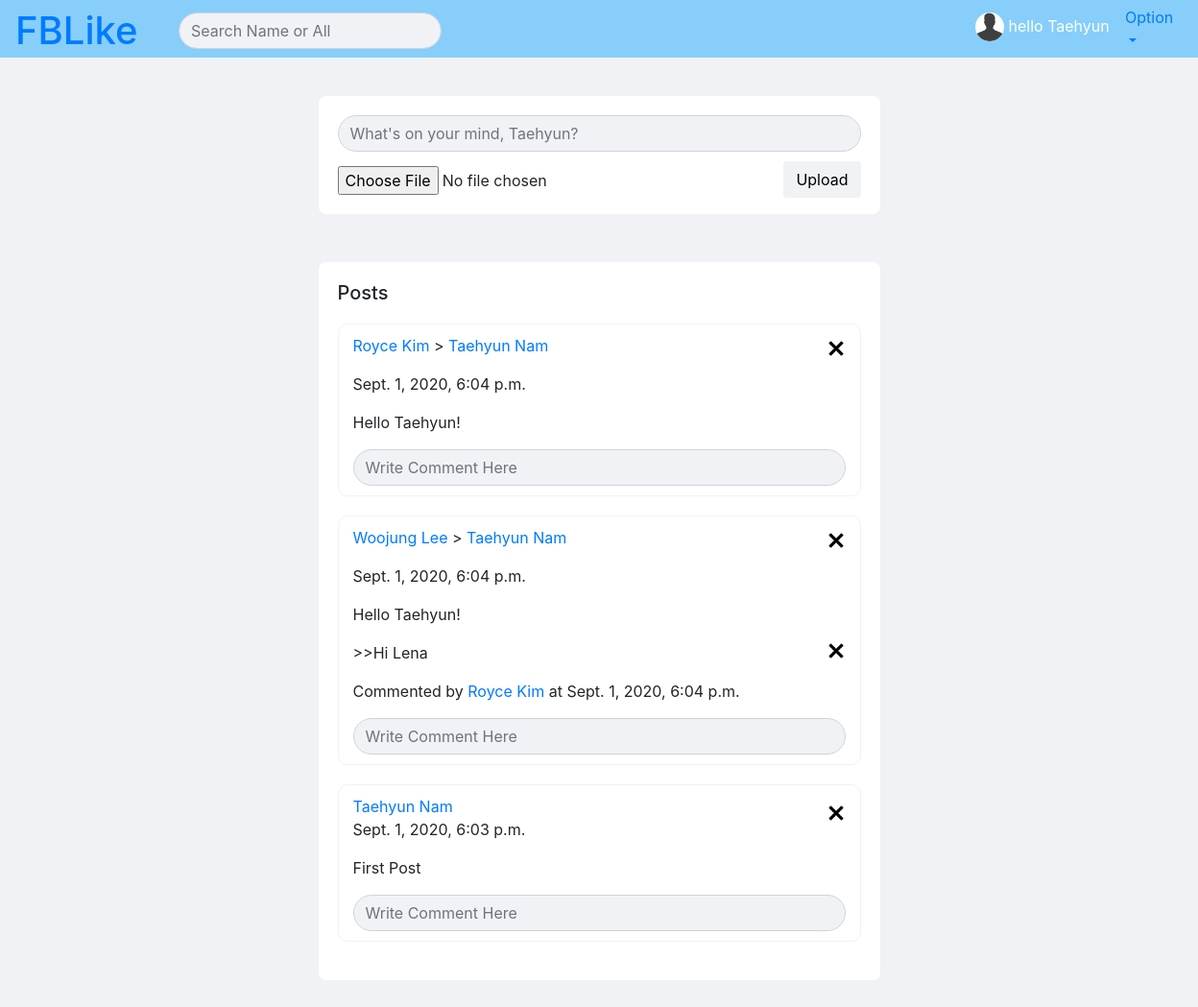
Page /home (signed in) on the committed database.
### fbApp/models.py (models this page shows, shortened)
class User(models.Model):
    firstName = models.CharField(max_length=255)
    lastName = models.CharField(max_length=255)
    email = models.CharField(max_length=255)
    password = models.CharField(max_length=255)
    hometown = models.CharField(max_length=255, default = None, blank=True, null=True)
    work = models.CharField(max_length=255, default = None, blank=True, null=True)
    home = models.CharField(max_length=255, default = None, blank=True, null=True)
    cover = models.ImageField(upload_to="", default='/coverdefault.jpg', blank=True, null=True)
    pic = models.ImageField(upload_to="", default='/Default.png', blank=True, null=True)
    relationships = models.ManyToManyField('User', through='Friend', symmetrical=False, related_name='friends')
    created_at = models.DateTimeField(auto_now_add=True)
    updated_at = models.DateTimeField(auto_now=True)
    objects = UserManager()

class Post(models.Model):
    content = models.TextField(max_length=255)
    image = models.FileField(upload_to="", default=None, blank=True, null=True)
    p_creater = models.ForeignKey(User, related_name="posts", on_delete=models.CASCADE)
    p_to = models.ForeignKey(User, related_name="post_by", on_delete=models.CASCADE)
    created_at = models.DateTimeField(auto_now_add=True)
    updated_at = models.DateTimeField(auto_now=True)

class Comment(models.Model):
    content = models.TextField(max_length=255)
    c_creater = models.ForeignKey(User, related_name="comments", on_delete=models.CASCADE)
    c_message = models.ForeignKey(Post, related_name="comments", on_delete=models.CASCADE)
    created_at = models.DateTimeField(auto_now_add=True)
    updated_at = models.DateTimeField(auto_now=True)

### fbApp/views.py (the view)
# urls.py: 2. Add a URL to urlpatterns:  path('', views.home, name='home')
def home(request):
    if 'loginid' not in request.session:
        return redirect('/')
    else:
        userinSession = User.objects.get(id = request.session['loginid'])
        getposts = Post.objects.all().order_by('-created_at')
        getcomment = Comment.objects.all()
        context = {
            'loggedinuser' : userinSession,
            'posts' : getposts,
            'comments' : getcomment
        }
    return render(request,'home.html', context)

### fbApp/templates/home.html (shortened to what this page needs)
<!DOCTYPE html>
<html lang="en">
<head>
</head>
<body style="background-color: #f0f2f5;">
    {% extends 'navbar.html' %}
    {% block content %}
    <div class="container">
      <div class="content" style="padding: 40px 25%">
        <div class="content_posting" style="margin-bottom: 20px;">
            <form action="/post" method="post" enctype="multipart/form-data">
                <input type="text" class="form-control" name="content" id="content" placeholder="What's on your mind, {{loggedinuser.firstName}}?" style="border-radius: 80px; width: 100%; background-color: #f0f2f5;">
                <input type="file" name="image" id="image" style="margin-top: 15px;">
                <button type="submit" class="btn" style="float: right; margin-top: 10px; background-color: #f0f2f5;">Upload</button>
            </form>
        </div>
        <div class="content_post" style="margin-top: 50px;">
            <h5>Posts</h5>
            {% for p in posts %}
            <div style="border: #f0f2f5 1px solid; padding: 10px 15px; border-radius: 10px; margin: 20px 0px;">
                {% if p.p_creater == p.p_to %}
                <a href="/user/{{p.p_creater.id}}">{{p.p_creater.firstName}} {{p.p_creater.lastName}}</a>
                {% if p.p_creater == loggedinuser or p.p_to == loggedinuser %}
                <form action="/deletepost" method="post">
                    <input type="image" alt="Submit" src="/media/close.png" style="display: inline; float: right; margin-top: -15px; width:20px">
                </form>
                {% endif %}
                {% else %}
                <p><a href="/user/{{p.p_creater.id}}">{{p.p_creater.firstName}} {{p.p_creater.lastName}}</a> > <a href="/user/{{p.p_to.id}}">{{p.p_to.firstName}} {{p.p_to.lastName}}</a></p>
                {% if p.p_creater == loggedinuser or p.p_to == loggedinuser %}
                <form action="/deletepost" method="post">
                    <input type="image" alt="Submit" src="/media/close.png" style="display: inline; float: right; margin-top: -35px; width:20px">
                </form>
                {% endif %}
                {% endif %}
                <p>{{p.created_at}}</p>
                <p>{{p.content}}</p>
                <div>
                  {% for c in comments%}
                      {% if c.c_message == p %}
                      <p>>>{{c.content}}</p>
                      {% if p.p_creater == loggedinuser or p.p_to == loggedinuser or c.c_creater == loggedinuser %}
                      <form action="/deletecomment" method="post">
                          <input type="image" alt="Submit" src="/media/close.png" style="display: inline; float: right; margin-top: -40px; width:20px">
                      </form>
                      {% endif %}
                      <p>Commented by <a href="/user/{{c.c_creater.id}}">{{c.c_creater.firstName}} {{c.c_creater.lastName}}</a> at {{c.created_at}}</p>
                      {% endif %}
                  {% endfor %}
                  <form action="/reply" method="post" enctype="multipart/form-data">
                      <input type="text" class="form-control" name="content" id="content" placeholder="Write Comment Here" style="border-radius: 80px; width: 100%; background-color: #f0f2f5;">
                  </form>
                </div>
            </div>
            {% endfor %}
        </div>
      </div>
    </div>
    {% endblock %}

### fbApp/templates/navbar.html (shortened to what this page needs)
<!DOCTYPE html>
<html lang="en">
<head>
    <link rel="stylesheet" href="https://maxcdn.bootstrapcdn.com/bootstrap/4.0.0-alpha.6/css/bootstrap.min.css">
    {% load static %}
    <link rel="stylesheet" href="{% static 'navbar.css' %}">
</head>
<body>
    <nav class="navbar" style="background-color:lightskyblue; height: 60px;" >
        <a href="/home"><h1>FBLike</h1></a>
        <div style="position: absolute; margin-left: 170px; margin-top: 4px;">
            <form action='/search' method="post">
                <input type="text" class="form-control" name="searchtext" placeholder="Search Name or All" style="border-radius: 80px; width: 100%; background-color: #f0f2f5;">
            </form>
        </div>
        <a href="/user/{{loggedinuser.id}}" style="position: absolute; margin-left: 1000px; margin-top: 8px;">
            <img class="userpic" src={{loggedinuser.pic.url}} style="width: 30px; height: 30px;">
            <p class="username" style="color: white;">hello {{loggedinuser.firstName}}</p>
        </a>
        <div style="position: absolute; margin-left: 1140px;">
            <a class="nav-link dropdown-toggle" href="#" id="navbarDropdownMenuLink" data-toggle="dropdown" aria-haspopup="true" aria-expanded="false">Option</a>
        </div>
      </nav>
    {% block content %}
    {% endblock %}
</body>
</html>

### fbApp/static/navbar.css (style rules this page uses)
.container { min-width: 1200px; }
.userpic { border-radius: 50%; background-color: white; display: inline-block; }
.username { display: inline-block; }
.content_info, .content_photo, .content_friend, .content_posting, .content_post { background-color: white; border-radius: 8px; padding: 20px; }

### rows in the picture
User: pic (placeholder picture), firstName "Taehyun", content "What's on your mind, Taehyun?"
Post: p_creater.firstName "Royce", p_creater.lastName "Kim", p_to.firstName "Taehyun", p_to.lastName "Nam", created_at "Sept. 1, 2020, 6:04 p.m.", content "Hello Taehyun!"
Post: p_creater.firstName "Woojung", p_creater.lastName "Lee", p_to.firstName "Taehyun", p_to.lastName "Nam", created_at "Sept. 1, 2020, 6:04 p.m.", content "Hello Taehyun!"
Comment: content "Hi Lena", c_creater.firstName "Royce", c_creater.lastName "Kim", created_at "Sept. 1, 2020, 6:04 p.m."
Post: p_creater.firstName "Taehyun", p_creater.lastName "Nam", created_at "Sept. 1, 2020, 6:03 p.m.", content "First Post"
